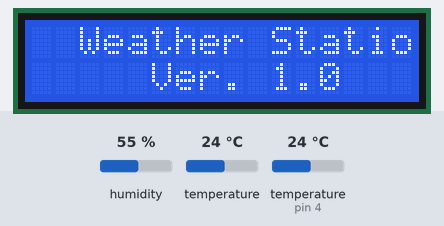
A sketch run on a simulated Arduino Uno, built with avr-gcc and run on an emulated ATmega328P. Shown: 16×2 character LCD. The test bench sets the inputs (shaded band); at power-on: temperature 24 °C, temperature (sensor on pin 4) 24 °C, humidity 55 %. The local clock reads 2024-03-15 10:24:30 at power-on unless the sketch sets it.

Above: at 1.7 s.
1.8 s: temperature (sensor 0) set to 12 °C
At 10.4 s:
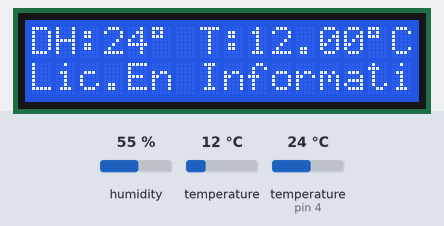
10.5 s: temperature (sensor on pin 4) set to 12 °C
At 14.8 s:
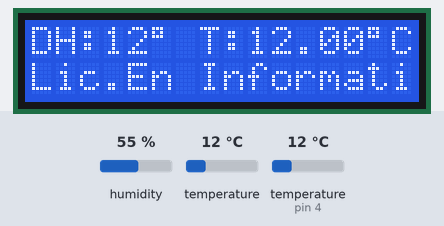
15.5 s: temperature (sensor 0) set to 19 °C
At 20.9 s:
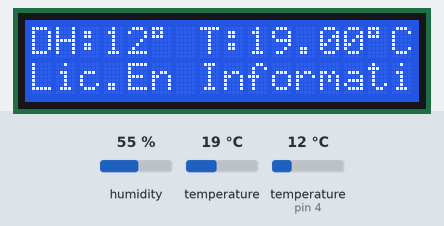
25.1 s: temperature (sensor on pin 4) set to 19 °C
At 30.9 s:
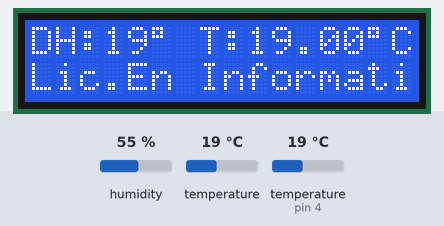
31.5 s: temperature (sensor 0) set to 28 °C
At 32.5 s:
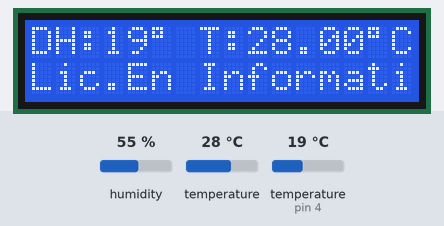
34.4 s: temperature (sensor on pin 4) set to 28 °C
At 40.9 s:
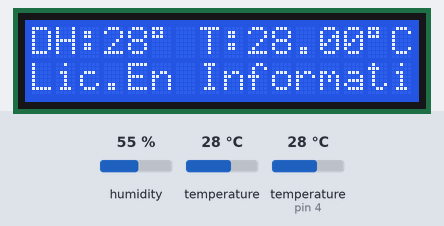
Timing chart, 0 to 42.4 s (numbered marks = the images above; inputs shaded):
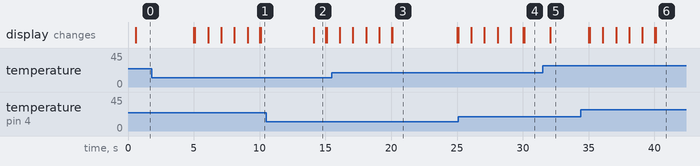

The sketch:

WeatherStation_v0.3.ino
```cpp
/*
 * Name: Weather Station
 * Date: 09/06/2022
 * Author: Edgar Cano
 * Ver: 1.1
 * Desc:
 *        - Estación meteorologica, proporciona
 *          humedad, temperatura, hora y fecha...
 * HW:
 *        - Sensor DS3231/DHT11/Pantalla LCD.
 * Revisión:
 *        - Limpieza de código
 */
#include <DHT.h>
#include "RTClib.h"
#include <LiquidCrystal_I2C.h>
#include <Wire.h>

#define DHTPin  4
#define DHTType DHT11

/* Definiendo FSM del sistema */
#define S_HOME            0
#define S_REFRESH_SCREEN  1
#define S_READ_SENSORS    2
#define S_SWITCH_SCREEN   3
uint8_t systemState = 0;

/* Definiendo FSM para pantalla activa*/
#define SCREEN_WELCOME    0
#define SCREEN_DATEHOUR   1
#define SCREEN_HUMTEMP    2
uint8_t screenState = 0;

LiquidCrystal_I2C lcd(0x27, 16, 2);
DHT dht11(DHTPin, DHTType);
RTC_DS3231 rtc;

unsigned long previousMillisState1 = 0;
long Timeinterval_1 = 500;     // Refresh sccreen

unsigned long previousMillisState2 = 0;
long Timeinterval_2 = 2000;     // Read Sensor

unsigned long previousMillisState3 = 0;
long Timeinterval_3 = 5000;     // Switch Screen

int tempDHT = 0;
int Hum = 0;
float tempDS = 0;

void Control_System_Management();
void Screen_Management();
void Sensor_Management();


// Subsistema de Control Principal *************************************
void setup() {
  //Serial.begin(9600);
  dht11.begin();
  rtc.begin();
  //rtc.adjust(DateTime(F(__DATE__), F(__TIME__)));
  lcd.init();
  lcd.backlight();
  delay(500);
}
void loop(){
  FSM_System_Transitions();
  FSM_System();
}

// End of code
```

Control_System_Management.ino
```cpp
/*
 * Control_System_Management
 */

 void FSM_System_Transitions(){
  unsigned long currentMillis = millis();

  if (((currentMillis - previousMillisState1) >= Timeinterval_1 )  // Revisando que se cumpla la condición
        && (systemState == S_HOME)){   //Forzando a realizar la comparación con el estado IDLE
    previousMillisState1 = currentMillis;
    systemState = S_REFRESH_SCREEN;
  }
  if (((currentMillis - previousMillisState2) >= Timeinterval_2 )
        && (systemState == S_HOME)){
    previousMillisState2 = currentMillis;
    systemState = S_READ_SENSORS;
  }
  if (((currentMillis - previousMillisState3) >= Timeinterval_3 )
        && (systemState == S_HOME)){
    previousMillisState3 = currentMillis;
    systemState = S_SWITCH_SCREEN;
  }
}

 void FSM_System(){
  switch(systemState){
    case S_HOME:              /*STATE 0: NO SE EJECUTA TAREA*/
    break;
    case S_REFRESH_SCREEN:    /*STATE 1: EJECUTA TAREA REFREZCO DE PANTALLA*/
        RefreshScreen();
    break;
    case S_READ_SENSORS:      /*STATE 2: EJECUTA TAREA LECTURA DE SENSORES*/
        ReadSensors();
    break;
    case S_SWITCH_SCREEN:     /*STATE 3: EJECUTA TAREA INTERCAMBIO DE PANTALLA ACTIVA*/
        FSM_Screens();
    break;
    default:
    break;
  }
  // Regresando el estado de la FSM_System al idle (S_HOME)
  if(systemState != S_HOME)
      systemState = S_HOME;
}
```

Screen_Management.ino
```cpp
/*
   Screen_Management
*/
// Subsistema de Gestión de Pantallas  *************************************/

void FSM_Screens(){
  switch(screenState){
     case SCREEN_WELCOME:
        cleanScreen();
        screenState = SCREEN_DATEHOUR;
    break;
    case SCREEN_DATEHOUR:
       cleanScreen();
        screenState = SCREEN_HUMTEMP;
    break;
    case SCREEN_HUMTEMP:
       cleanScreen();
       screenState = SCREEN_DATEHOUR;
    break;
    default:
    break;
  }
}

void RefreshScreen(){
  switch(screenState){
    case SCREEN_WELCOME:    // Refrezco bienvenida (no cambia)
        displayWelcome();
    break;
    case SCREEN_DATEHOUR:   // Refrezco fecha-hora (se nota el cambio en los segundos)
        displayDate();
        displayHour();
    break;
    case SCREEN_HUMTEMP:
        displayHumtemp();  // Refrezco humedad-temp (se nota el cambio, si lo hay, cada 2seg)
    break;
    default:
    break;
  }
}

void displayWelcome() {
  lcd.setCursor(0, 0);
  lcd.print("  Weather Station") ;
  lcd.setCursor(5, 1);
  lcd.print("Ver. 1.0") ;
}
void displayDate() {
  DateTime now = rtc.now();
  char _bufferFecha[12];
  lcd.setCursor(0, 0);
  formatoFecha(_bufferFecha, now.day(), now.month(), now.year() );
  lcd.print(_bufferFecha);
}
void displayHour() {
  DateTime now = rtc.now();
  char _bufferHora[10];
  lcd.setCursor(0, 1);
  formatoHora( _bufferHora, now.hour(), now.minute(), now.second() );
  lcd.print(_bufferHora);
}
void formatoFecha(char bufferFecha[12], int numDia, int numMes, int numA) {
  sprintf(bufferFecha, "%02d/%02d/%04d", numDia, numMes, numA);
}
void formatoHora(char bufferHora[10], int hora, int minu, int seg) {
  sprintf(bufferHora, "%02d:%02d:%02d", hora, minu, seg);
}
void displayHumtemp() {
  char symbol = 223;
  lcd.setCursor(0, 0);
  lcd.print("DH:");
  lcd.print(tempDHT);
  lcd.print(symbol);
  lcd.print(" T:");
  lcd.print(tempDS);
  lcd.print(symbol);
  lcd.print('C');
  lcd.setCursor(0, 1);
  lcd.print("Lic.En Informatica");
 // lcd.setCursor(9, 1);
 // lcd.print(Hum);
 // lcd.print("%");

  Serial.print("DH: ");
  Serial.print(tempDHT);
  Serial.println("°");
  Serial.print(" DS: ");
  Serial.print(tempDS);
  Serial.println("°");

  Serial.print("HUMEDAD: ");
  Serial.print(Hum);
  Serial.println("%");
}
void cleanScreen() {
  lcd.clear();
}
```

Sensors_Management.ino
```cpp
/*
 * Sensor_Management
 */
 void ReadSensors(){
  tempDHT = dht11.readTemperature();
  Hum = dht11.readHumidity();
  tempDS = rtc.getTemperature();
}
```

Measured:
- after the input at 31.5 s, the display: changes after 0.60 s (image 5)
- what the display in image 2 shows lasts 0.9 s, from 14.1 s to 15.0 s
- what the display in image 3 shows lasts 4.9 s, from 20.1 s to 25.0 s
